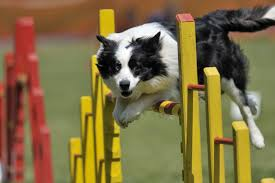
#> input picture agility.jpeg, 275 x 183 px, found by its file name
$ jupyter execute IVA.ipynb   (older library calls are emulated)
#> lines starting #> are read from the running program, lines starting #| are printed output that depends on the picture; after the words box and inside, x2 and y2 are one past the last pixel; in counts of white or black regions, pixels touching at a corner belong together
**Sample project for Color detection**

[cell 1]
import cv2
import numpy as np
from google.colab.patches import cv2_imshow

def detect_dominant_color(image_path):
#> called with image_path = '/content/agility.jpeg'
    try:
        img = cv2.imread(image_path)
#> img is the input picture: shape (183, 275, 3); mean B, G, R 67.5, 110.1, 128.5
        if img is None:
            raise FileNotFoundError(f"Image not found at {image_path}")
        resized_img = cv2.resize(img, (50, 50))  # Reduced size
        pixels = resized_img.reshape((-1, 3))
#> pixels = 2500 rows, first 8: [71, 102, 148], [71, 101, 152], [68, 97, 151], [69, 97, 152], [78, 104, 153], [85, 110, 155], [88, 114, 156], [90, 116, 157]
        pixels = np.float32(pixels)
        criteria = (cv2.TERM_CRITERIA_EPS + cv2.TERM_CRITERIA_MAX_ITER, 10, 1.0)
        _, _, centers = cv2.kmeans(pixels, 1, None, criteria, 10, cv2.KMEANS_RANDOM_CENTERS)
#> centers = [[67.2, 109.7, 128]]
        return tuple(centers[0].astype(int))
    except Exception as e:
        print(f"Error: {e}")
        return None

def display_color_swatch(color):
    if color is None:
        print("No color detected.")
        return
    swatch = np.zeros((200, 200, 3), dtype=np.uint8)
    swatch[:] = color
    print(f"Dominant Color (BGR): {color}")
    cv2_imshow(swatch)

def detect_color_range(image_path, lower_bound, upper_bound, color_name):
    try:
        img = cv2.imread(image_path)
        if img is None:
            raise FileNotFoundError(f"Image not found at {image_path}")

        img = cv2.resize(img, (200, 200))  # Decrease image size for processing
        hsv = cv2.cvtColor(img, cv2.COLOR_BGR2HSV)
        mask = cv2.inRange(hsv, lower_bound, upper_bound)
        result = cv2.bitwise_and(img, img, mask=mask)

        print(f"Original Image vs {color_name} Detection:")
        combined = np.hstack((img, result))
        cv2_imshow(combined)
    except Exception as e:
        print(f"Error: {e}")

image_file = "/content/agility.jpeg"
dominant_color = detect_dominant_color(image_file)
#> dominant_color = (67, 109, 127)
display_color_swatch(dominant_color)
#| Dominant Color (BGR): (67, 109, 127)

color_ranges = {
    "Yellow": (np.array([20, 100, 100]), np.array([30, 255, 255])),
    "Orange": (np.array([10, 100, 100]), np.array([20, 255, 255])),
    "White": (np.array([0, 0, 200]), np.array([180, 50, 255]))
}

for color_name, (lower, upper) in color_ranges.items():
    detect_color_range(image_file, lower, upper, color_name)
#> in detect_color_range, `hsv = cv2.cvtColor(img, cv2.COLOR_BGR2HSV)`: hsv: shape (200, 200, 3); mean H, S, V 30.6, 117.6, 130.9
#> in detect_color_range, `mask = cv2.inRange(hsv, lower_bound, upper_bound)`:
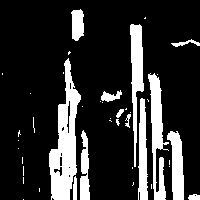
#> mask: shape (200, 200); 18.5% white; 42 white regions (29 under 20 px), largest, box (x1, y1, x2, y2) and area: (49, 58, 81, 200) 2279, (148, 73, 169, 200) 1210, (130, 24, 144, 167) 1018

**Data structures for Image Analysis -Write a program that computes the T-pyramid of an image**

[cell 2]
import cv2
import numpy as np
from google.colab.patches import cv2_imshow

def t_pyramid(image, levels):
    pyramid = [image.astype(np.float32)]
    for _ in range(levels - 1):
        blurred = cv2.GaussianBlur(pyramid[-1], (5, 5), 0)
        downsampled = cv2.resize(blurred, (pyramid[-1].shape[1] // 2, pyramid[-1].shape[0] // 2))  # Downsample
        pyramid.append(downsampled)
    return pyramid

def display_pyramid(pyramid):
    for i, level in enumerate(pyramid):
        normalized_level = cv2.normalize(level, None, 0, 255, cv2.NORM_MINMAX, cv2.CV_8U)
        print(f"Level {i}:")
        cv2_imshow(normalized_level)

image_path = "/content/jug.jpg"
image = cv2.imread(image_path)
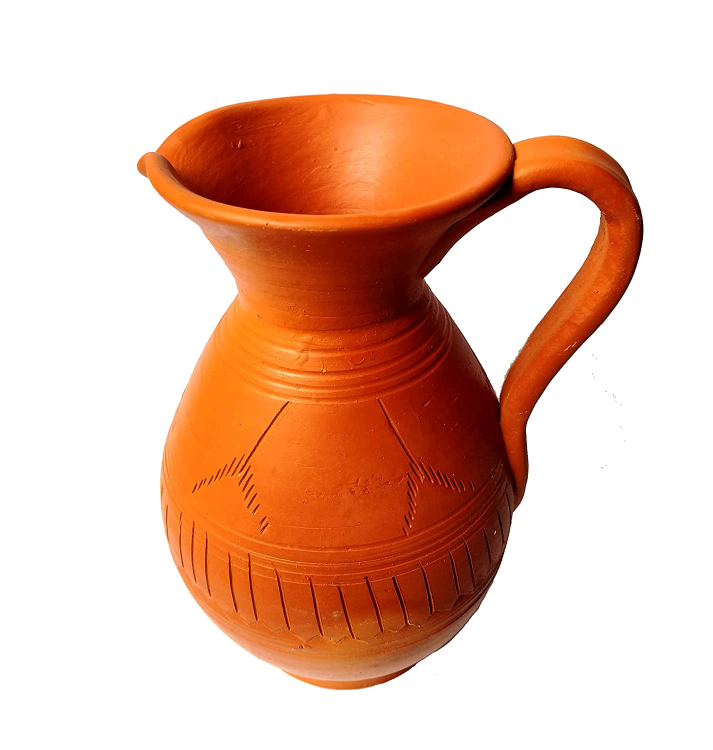
#> input picture jug.jpg, 1425 x 1500 px, found by its file name (shown at 1/2 size)
#> image is the input picture: shape (1500, 1425, 3); mean B, G, R 173.4, 191.8, 232.1

if image is None:
    print(f"Error: Image not found at {image_path}")
else:
    image = cv2.resize(image, (300, 300))  # Reduce image size before processing
#> image: shape (300, 300, 3)
    pyramid = t_pyramid(image, 5)
#> after the loop in t_pyramid, `for _ in range(levels - 1):`:
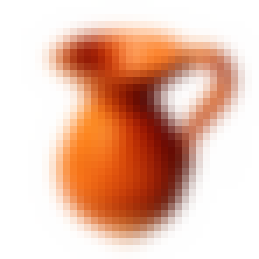
#> blurred: shape (37, 37, 3) float32 (shown 7 times larger); mean of channels 0, 1, 2 173.3, 191.7, 232.1; drawn as B, G, R
#> after the loop in t_pyramid, `for _ in range(levels - 1):`: pyramid = 5 items
#> pyramid = 5 items
    display_pyramid(pyramid)
#> the loop in display_pyramid, `for i, level in enumerate(pyramid):` made 5 passes
#| Level 0:
#| Level 1:
#| Level 2:
#| Level 3:
#| Level 4:

**Sample project for Image Smoothing**

[cell 3]
import cv2
import numpy as np
from google.colab.patches import cv2_imshow

def image_smoothing(image_path):
    try:
        img = cv2.imread(image_path)
        if img is None:
            raise FileNotFoundError(f"Image not found at {image_path}")

        img = cv2.resize(img, (250, 250))  # Further reducing the image size

        blur = cv2.blur(img, (5, 5))
        gaussian_blur = cv2.GaussianBlur(img, (5, 5), 0)
        median_blur = cv2.medianBlur(img, 5)
        bilateral_blur = cv2.bilateralFilter(img, 9, 75, 75)

        avg_stack = np.hstack((img, blur))
        gaussian_stack = np.hstack((img, gaussian_blur))
        median_stack = np.hstack((img, median_blur))
        bilateral_stack = np.hstack((img, bilateral_blur))

        print("Original (Left) | Averaging Blur (Right):")
        cv2_imshow(avg_stack)
        print("Original (Left) | Gaussian Blur (Right):")
        cv2_imshow(gaussian_stack)
        print("Original (Left) | Median Blur (Right):")
        cv2_imshow(median_stack)
        print("Original (Left) | Bilateral Filter (Right):")
        cv2_imshow(bilateral_stack)

    except Exception as e:
        print(f"Error: {e}")

image_file = "/content/jayansh.jpg"
image_smoothing(image_file)
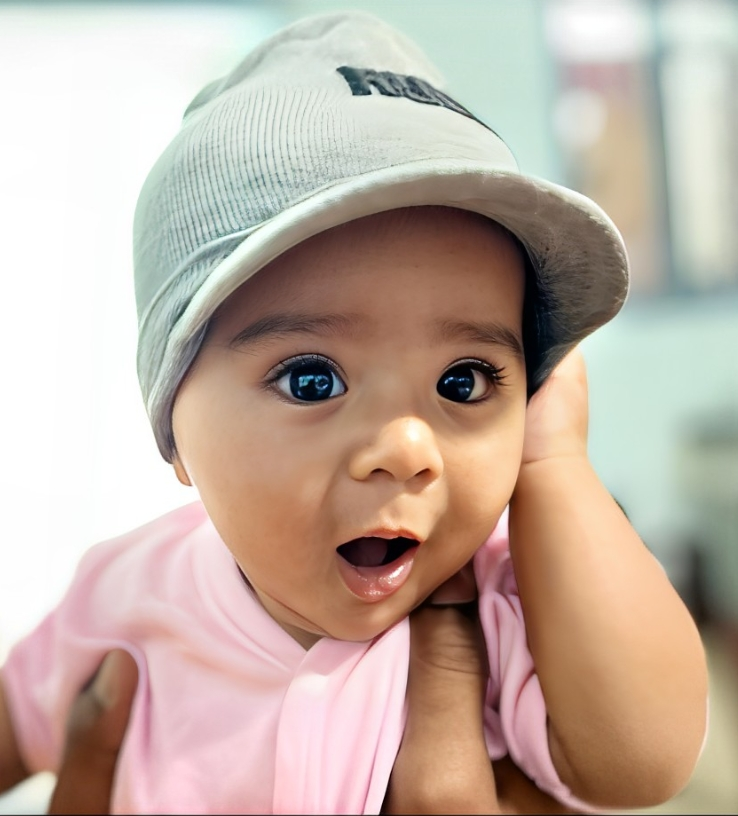
#> input picture jayansh.jpg, 738 x 816 px, found by its file name
#> in image_smoothing, img is the input picture: shape (816, 738, 3); mean B, G, R 163.5, 175.9, 193.5

**Sample project for Edge detection using Sobel ,Canny edge**

[cell 4]
import cv2
import numpy as np
from google.colab.patches import cv2_imshow
def edge_detection(image_path, kernel_size=3):
    try:
        img = cv2.imread(image_path, cv2.IMREAD_GRAYSCALE)
        if img is None:
            raise FileNotFoundError(f"Image not found at {image_path}")
        sobelx = cv2.Sobel(img, cv2.CV_64F, 1, 0, ksize=kernel_size)
        sobely = cv2.Sobel(img, cv2.CV_64F, 0, 1, ksize=kernel_size)
        sobel_combined = np.sqrt(sobelx**2 + sobely**2)
        sobel_combined = np.uint8(sobel_combined)
        canny = cv2.Canny(img, 100, 200)
        combined = cv2.hconcat([img, sobel_combined, canny])
        print(f"Original | Sobel | Canny (Kernel Size {kernel_size}):")
        cv2_imshow(combined)
    except Exception as e:
        print(f"Error: {e}")
image_file = "/content/rose.jpg"
edge_detection(image_file, 3)
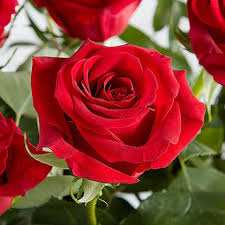
#> input picture rose.jpg, 225 x 225 px, found by its file name
#> in edge_detection, `canny = cv2.Canny(img, 100, 200)`: canny: shape (225, 225); 11.2% white in thin lines or dots
edge_detection(image_file, 5)
#> call 2 of edge_detection, with image_path = '/content/rose.jpg', kernel_size = 5
#> in edge_detection (call 2), `sobely = cv2.Sobel(img, cv2.CV_64F, 0, 1, ksize=kernel_size)`:
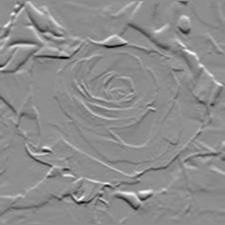
#> sobely: shape (225, 225) float64; min -9346, max 7527, mean -20; drawn with min black and max white
#> in edge_detection (call 2), `sobel_combined = np.uint8(sobel_combined)`:
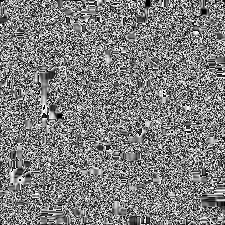
#> sobel_combined: shape (225, 225); min 0, max 255, mean 126.4
#> in edge_detection (call 2), `combined = cv2.hconcat([img, sobel_combined, canny])`:
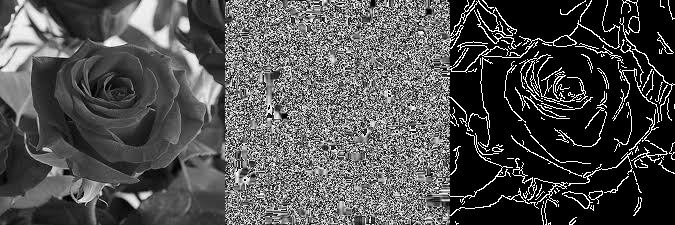
#> combined: shape (225, 675); min 0, max 255, mean 79

**Object Detection with OpenCV**
*   **Detect simple objects like faces, eyes, or hands using OpenCV and Haar cascade**
*   **Libraries: OpenCV, NumPy**

[cell 5]
import cv2
import matplotlib.pyplot as plt
import numpy as np
face_cascade = cv2.CascadeClassifier(cv2.data.haarcascades + 'haarcascade_frontalface_default.xml')
eye_cascade = cv2.CascadeClassifier(cv2.data.haarcascades + 'haarcascade_eye.xml')
smile_cascade = cv2.CascadeClassifier(cv2.data.haarcascades + 'haarcascade_smile.xml')
image_path = '/content/human.jpg'
image = cv2.imread(image_path)
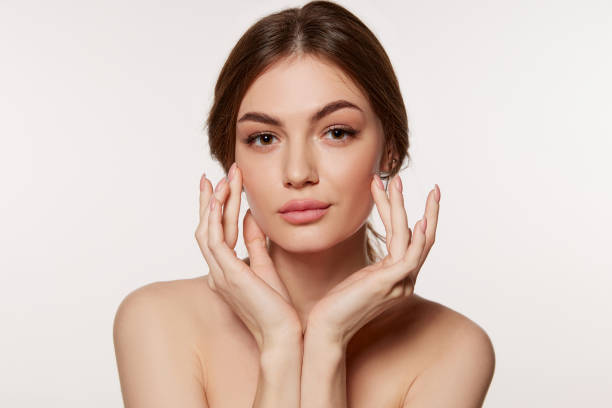
#> input picture human.jpg, 612 x 408 px, found by its file name
#> image is the input picture: shape (408, 612, 3); mean B, G, R 187.5, 196.4, 216.1
if image is None:
    print("Error: Image not found!")
    exit()
gray = cv2.cvtColor(image, cv2.COLOR_BGR2GRAY)
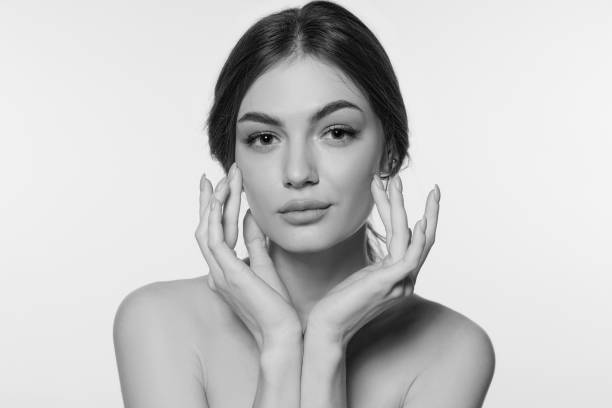
#> gray: shape (408, 612); min 0, max 252, mean 201.3
faces = face_cascade.detectMultiScale(gray, scaleFactor=1.2, minNeighbors=6, minSize=(50, 50))
#> faces = [[207, 62, 188, 188]]
for (x, y, w, h) in faces:
    cv2.rectangle(image, (x, y), (x + w, y + h), (30, 144, 255), 5)
    cv2.rectangle(image, (x + 3, y + 3), (x + w - 3, y + h - 3), (0, 0, 255), 2)
    cv2.putText(image, 'Face', (x, y - 10), cv2.FONT_HERSHEY_SIMPLEX, 0.9, (255, 255, 255), 3)
    roi_gray = gray[y:y + h, x:x + w]
    roi_color = image[y:y + h, x:x + w]
    eyes = eye_cascade.detectMultiScale(roi_gray, scaleFactor=1.1, minNeighbors=5, minSize=(20, 20))
    for (ex, ey, ew, eh) in eyes:
        cv2.rectangle(roi_color, (ex, ey), (ex + ew, ey + eh), (50, 205, 50), 3)
        cv2.putText(roi_color, 'Eye', (ex, ey - 5), cv2.FONT_HERSHEY_SIMPLEX, 0.7, (255, 255, 255), 2)
    smiles = smile_cascade.detectMultiScale(roi_gray, scaleFactor=1.8, minNeighbors=25, minSize=(25, 25))
    for (sx, sy, sw, sh) in smiles:
        cv2.rectangle(roi_color, (sx, sy), (sx + sw, sy + sh), (255, 140, 0), 3)
        cv2.putText(roi_color, 'Smile', (sx, sy - 5), cv2.FONT_HERSHEY_SIMPLEX, 0.7, (255, 255, 255), 2)
    hair_region_y = max(0, y - h // 2)
    hair_region = gray[hair_region_y:y, x:x + w]
    hair_edges = cv2.Canny(hair_region, 50, 150)
    cv2.rectangle(image, (x, hair_region_y), (x + w, y), (128, 0, 128), 3)
    cv2.putText(image, 'Hair', (x, hair_region_y - 5), cv2.FONT_HERSHEY_SIMPLEX, 0.7, (255, 255, 255), 2)
#> this loop made 1 pass
#> (x, y, w, h, eyes, hair_region_y) on pass 1: (207, 62, 188, 188, [[105, 48, 47, 47], [33, 55, 44, 44]], 0)
image_rgb = cv2.cvtColor(image, cv2.COLOR_BGR2RGB)
plt.figure(figsize=(10, 8))
plt.imshow(image_rgb)
plt.axis("off")
plt.suptitle("Face, Eyes, Smile & Hair Detection", fontsize=16, fontweight='bold', color='purple')
plt.title("Using OpenCV & Haar Cascades", fontsize=12, fontweight='medium', color='black')
plt.show()
